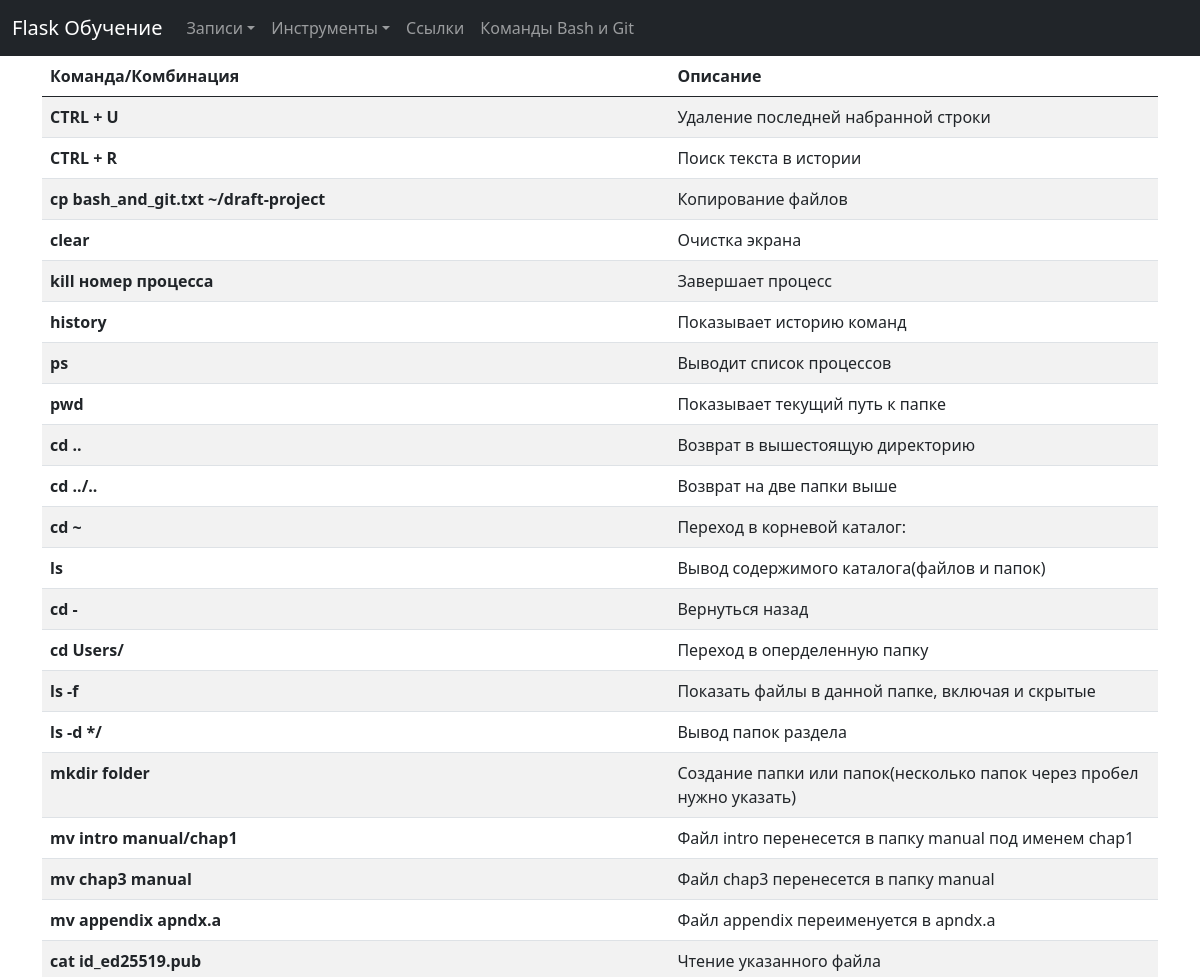
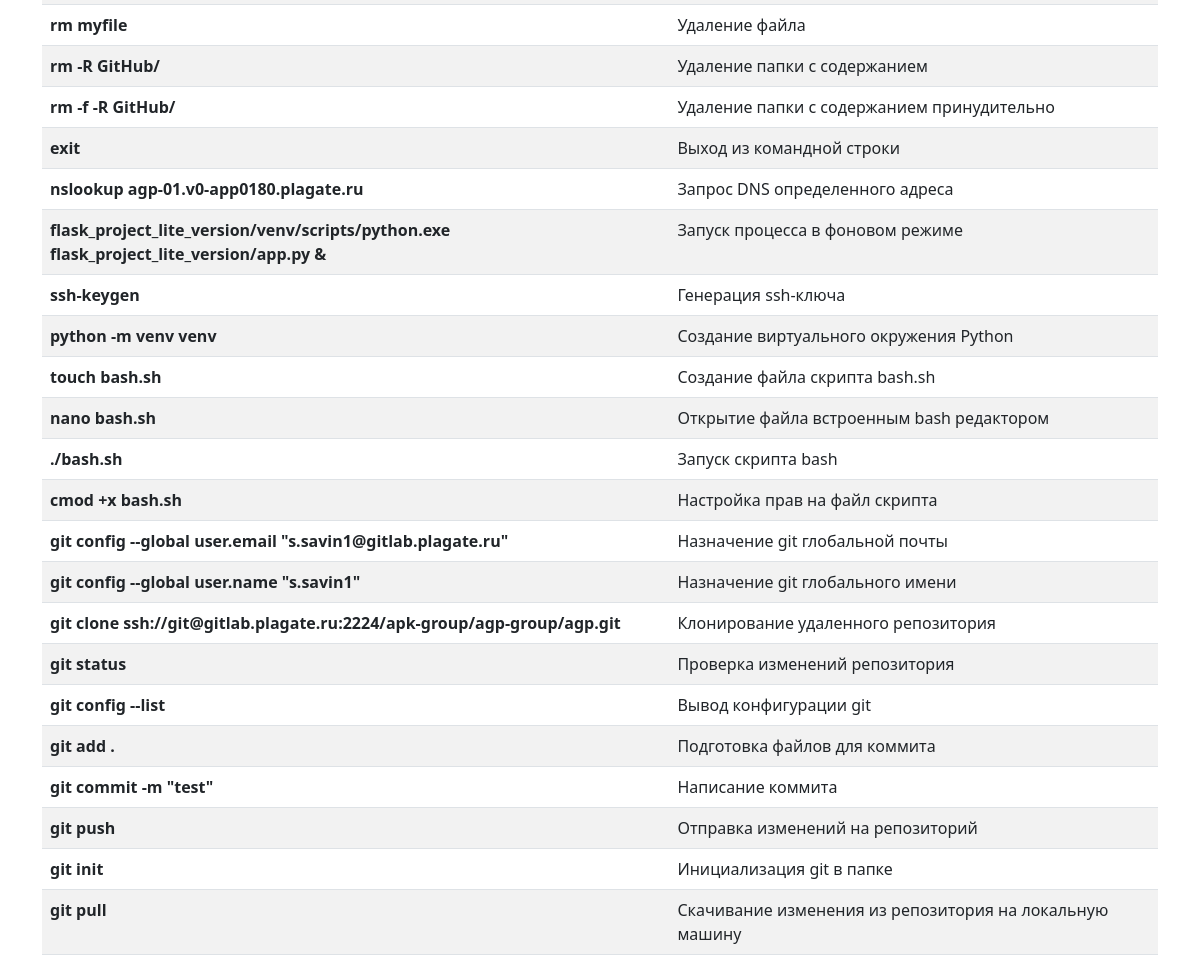
/git_and_bash, run on the app's committed database (2 pictures, top to bottom).
### tables this page shows
CREATE TABLE git_and_bash (
    id INTEGER PRIMARY KEY AUTOINCREMENT,
    command TEXT NOT NULL,
    name TEXT NOT NULL
  );

### app.py (the view)
@app.route("/git_and_bash")
def git_and_bashes():
    conn = get_db_connection()
    git_and_bashes = conn.execute("SELECT * FROM git_and_bash").fetchall()
    conn.close()
    return render_template("git_and_bash.html", git_and_bashes=git_and_bashes)

### app.py (called while the page is built)
def get_db_connection():
    conn = sqlite3.connect("database.db")
    conn.row_factory = sqlite3.Row
    return conn

### templates/git_and_bash.html (shortened to what this page needs)
{% extends "base.html" %}
{% block content %}
<table class="table table-striped">
  <thead>
    <tr>
      <th scope="col">Команда/Комбинация</th>
      <th scope="col">Описание</th>
    </tr>
  </thead>
  <tbody>
   {% for git_and_bash in git_and_bashes %}
    <tr>
      <th>{{ git_and_bash['command'] }}</th>
      <td>{{ git_and_bash['name'] }}</td>
    </tr>
   {% endfor %}
  </tbody>
</table>
{% endblock %}

### templates/base.html (shortened to what this page needs)
<!doctype html>
<html>
   <head>
      <link href="https://cdn.jsdelivr.net/npm/bootstrap@5.0.2/dist/css/bootstrap.min.css" rel="stylesheet">
      <link href="{{ url_for('static', filename='styles.css') }}" rel="stylesheet">
   </head>
   <body>
      {% include 'navbar.html' %}
      <main class="container">
         {% block content %}
         {% endblock %}
      </main>
   </body>
</html>

### templates/navbar.html (shortened to what this page needs)
<nav class="navbar navbar-expand-lg navbar-dark bg-dark">
   <div class="container-fluid">
      <a class="navbar-brand" href="{{ url_for('index') }}">Flask Обучение</a>
      <div class="collapse navbar-collapse" id="navbarSupportedContent">
         <ul class="navbar-nav me-auto mb-1 mb-lg-0">
            <li class="nav-item dropdown">
               <a class="nav-link dropdown-toggle"  role="button" data-bs-toggle="dropdown" aria-expanded="false">Записи</a>
            </li>
            <li class="nav-item dropdown">
               <a class="nav-link dropdown-toggle" href="#"  role="button" data-bs-toggle="dropdown" aria-expanded="false">Инструменты</a>
            </li>
            <li class="nav-item dropdown">
               <a class="nav-link" href="{{ url_for('links') }}">Ссылки</a>
            </li>
            <li class="nav-item dropdown">
               <a class="nav-link" href="{{ url_for('git_and_bashes') }}">Команды Bash и Git</a>
            </li>
         </ul>
      </div>
   </div>
</nav>

### static/styles.css (style rules this page uses)
* { font-family: system-ui; }
.nav-link { padding: 0; }
a { color: black; text-decoration: none; }

### data on the page
git_and_bash: command "CTRL + U", name "Удаление последней набранной строки"
git_and_bash: command "CTRL + R", name "Поиск текста в истории"
git_and_bash: command "cp bash_and_git.txt ~/draft-project", name "Копирование файлов"
git_and_bash: command "clear", name "Очистка экрана"
git_and_bash: command "kill номер процесса", name "Завершает процесс"
git_and_bash: command "history", name "Показывает историю команд"
git_and_bash: command "ps", name "Выводит список процессов"
git_and_bash: command "pwd", name "Показывает текущий путь к папке"
git_and_bash: command "cd ..", name "Возврат в вышестоящую директорию"
git_and_bash: command "cd ../..", name "Возврат на две папки выше"
git_and_bash: command "cd ~", name "Переход в корневой каталог:"
git_and_bash: command "ls", name "Вывод содержимого каталога(файлов и папок)"
git_and_bash: command "cd -", name "Вернуться назад"
git_and_bash: command "cd Users/", name "Переход в оперделенную папку"
git_and_bash: command "ls -f", name "Показать файлы в данной папке, включая и скрытые"
git_and_bash: command "ls -d */", name "Вывод папок раздела"
git_and_bash: command "mkdir folder", name "Создание папки или папок(несколько папок через пробел нужно указать)"
git_and_bash: command "mv intro manual/chap1", name "Файл intro перенесется в папку manual под именем chap1"
git_and_bash: command "mv chap3 manual", name "Файл chap3 перенесется в папку manual"
git_and_bash: command "mv appendix apndx.a", name "Файл appendix переименуется в apndx.a"
git_and_bash: command "cat id_ed25519.pub", name "Чтение указанного файла"
git_and_bash: command "rm myfile", name "Удаление файла"
git_and_bash: command "rm -R GitHub/", name "Удаление папки с содержанием"
git_and_bash: command "rm -f -R GitHub/", name "Удаление папки с содержанием принудительно"
git_and_bash: command "exit", name "Выход из командной строки"
git_and_bash: command "nslookup agp-01.v0-app0180.plagate.ru", name "Запрос DNS определенного адреса"
git_and_bash: command "flask_project_lite_version/venv/scripts/python.exe flask_project_lite_version/app.py &", name "Запуск процесса в фоновом режиме"
git_and_bash: command "ssh-keygen", name "Генерация ssh-ключа"
git_and_bash: command "python -m venv venv", name "Создание виртуального окружения Python"
git_and_bash: command "touch bash.sh", name "Создание файла скрипта bash.sh"
git_and_bash: command "nano bash.sh", name "Открытие файла встроенным bash редактором"
git_and_bash: command "./bash.sh", name "Запуск скрипта bash"
git_and_bash: command "cmod +x bash.sh", name "Настройка прав на файл скрипта"
git_and_bash: command "git config --global user.email \"s.savin1@gitlab.plagate.ru\"", name "Назначение git глобальной почты"
git_and_bash: command "git config --global user.name \"s.savin1\"", name "Назначение git глобального имени"
git_and_bash: command "git clone ssh://git@gitlab.plagate.ru:2224/apk-group/agp-group/agp.git", name "Клонирование удаленного репозитория"
git_and_bash: command "git status", name "Проверка изменений репозитория"
git_and_bash: command "git config --list", name "Вывод конфигурации git"
git_and_bash: command "git add .", name "Подготовка файлов для коммита"
git_and_bash: command "git commit -m \"test\"", name "Написание коммита"
git_and_bash: command "git push", name "Отправка изменений на репозиторий"
git_and_bash: command "git init", name "Инициализация git в папке"
git_and_bash: command "git pull", name "Скачивание изменения из репозитория на локальную машину"
